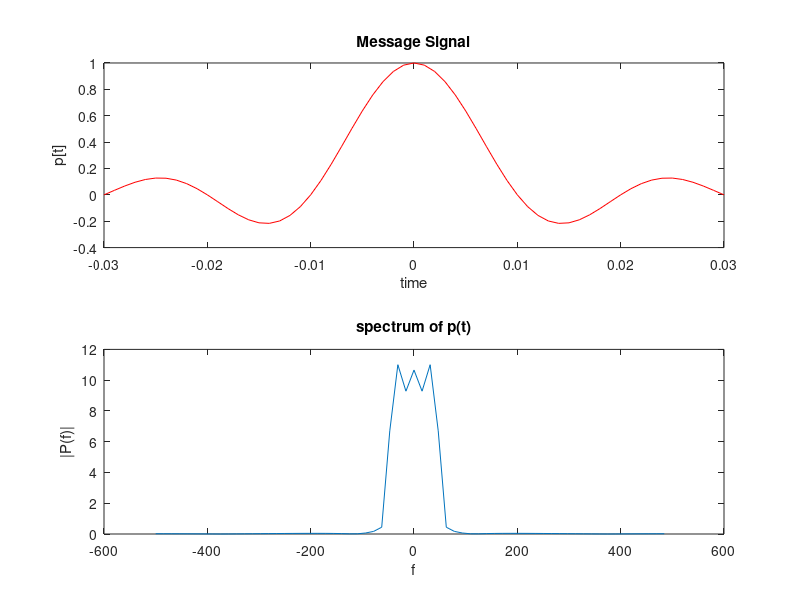

Write MATLAB code to recreate this figure.
Rb=100;
Tb=1/Rb;
Tmax=3*Tb; %Tmax = 10*Tb / 3*Tb
alpha=0; %alpha =0.5 / 0 / 1
tr=0.001;
t=(-Tmax:tr:Tmax);

%p[t] signal
p=zeros(1,length(t));
num=sinc(Rb*t).*cos(pi*alpha*Rb*t);
den=1-(4*(alpha^2)*(Rb^2)*(t.^2));
p=num./den;

%plotting
subplot(2,1,1);
plot(t,p,'r');
title('Message Signal');
xlabel('time');
ylabel('p[t]');

% To get Spectrum
Nfft=length(t);
Nfft=2^(ceil(log2(Nfft)));
f=((-Nfft/2):(Nfft/2)-1)/(Nfft*tr);

%plot spectrum of m(t)
P=fft(p,Nfft); %computes DFt
P=fftshift(P); %to show values symmetric about zero
subplot(2,1,2);
plot(f,abs(P));
title("spectrum of p(t)")
xlabel('f');
ylabel('|P(f)|');

